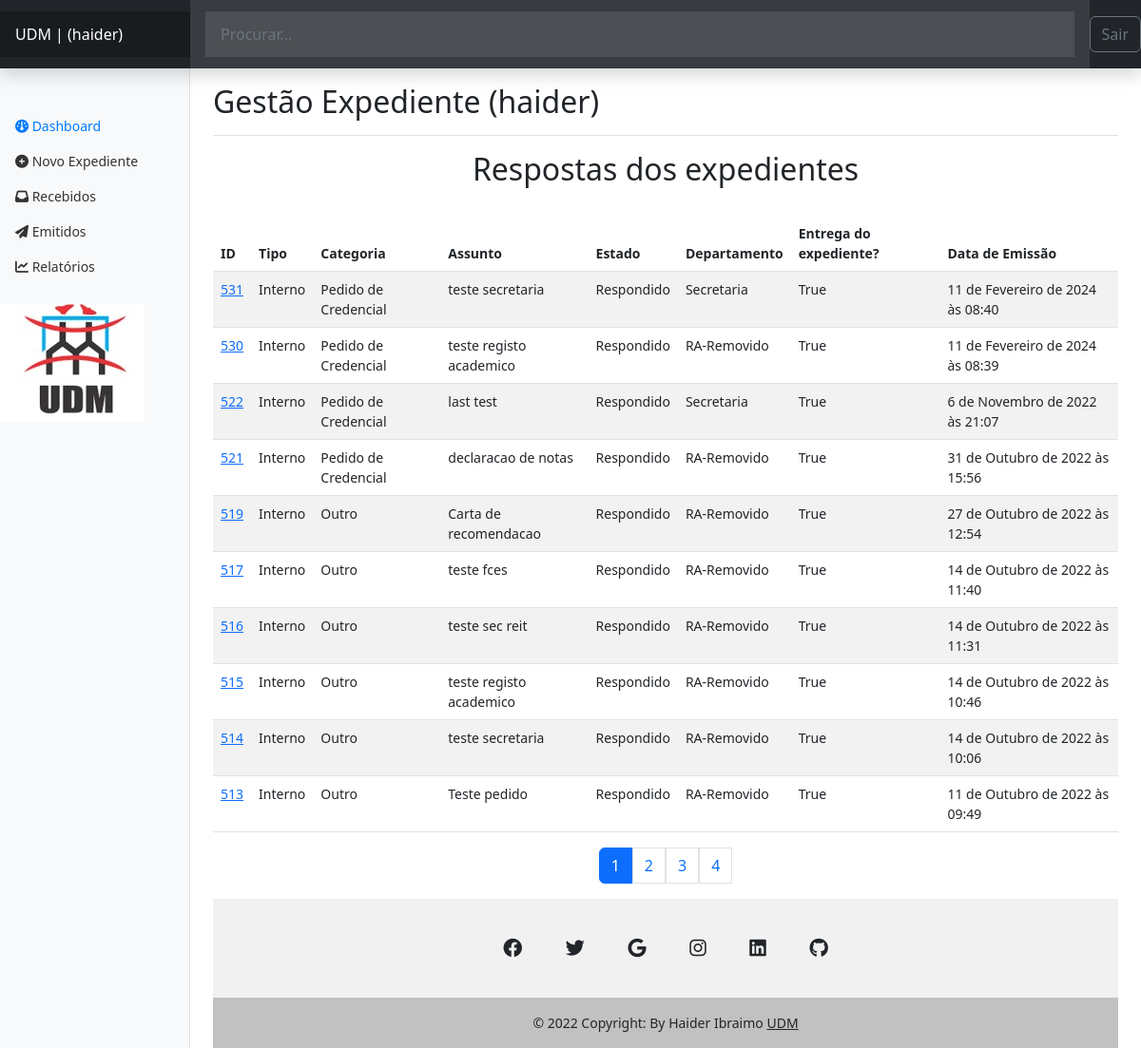
/authors/dashbord/expedient/recebidos (signed in), run on an earlier commit of the app's database.
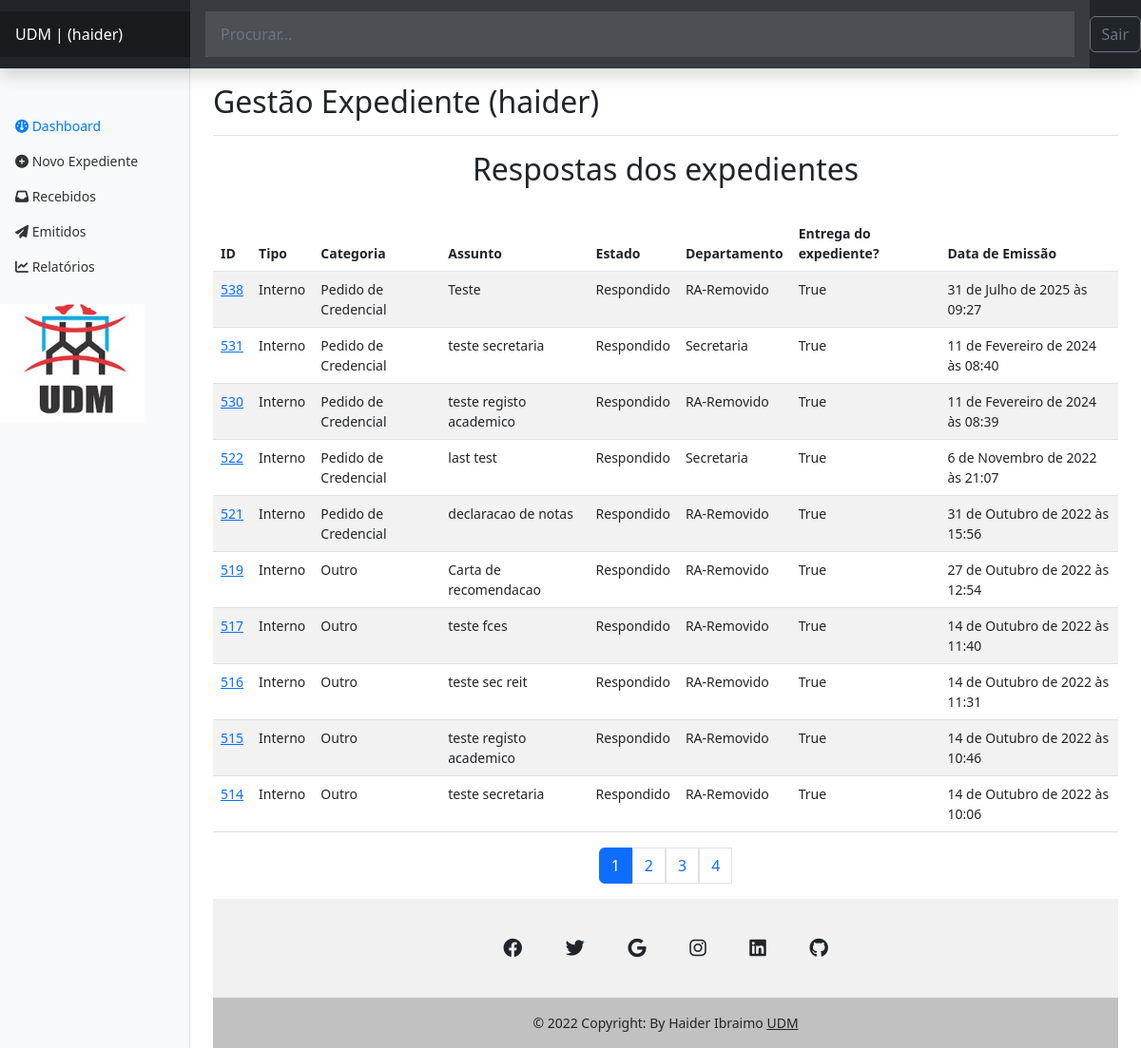
And on a later commit of the database.
### expedient/models.py (models this page shows, shortened)
class Expedient(models.Model):
    numero_Ex = models.IntegerField()
    tipo = models.CharField(max_length=50)
    departamento = models.CharField(max_length=100)
    categoria = models.CharField(max_length=100)
    assunto = models.CharField(max_length=150, null=False, )
    prioridade = models.CharField(max_length=20)
    confidencial = models.BooleanField(default=False)
    descricao = models.TextField(null=True, )
    estado = models.CharField(max_length=20)
    anexo = models.FileField(
        upload_to='expedient/uploads/%Y/%m/%d/', null=True,)
    data_emissao = models.DateTimeField(auto_now_add=True)
    data_recepcao = models.DateTimeField(auto_now=True)
    recebido = models.BooleanField(default=False)
    slug = models.SlugField()
    departamento = models.ForeignKey(
        Departamento, on_delete=models.SET_NULL, null=True, default=None)
    usuario = models.ForeignKey(User, on_delete=models.SET_NULL, null=True)

class Departamento(models.Model):
    nome = models.CharField(max_length=65)
    def __str__(self):
        return self.nome

### authors/views.py (the view)
# urls.py: path('dashbord/expedient/recebidos', views.dashbord_expedient_recebidos,
@login_required(login_url='authors:login', redirect_field_name='next')
def dashbord_expedient_recebidos(request):
    expedients = Expedient.objects.filter(recebido=True, estado='Respondido',
                                          usuario=request.user,
                                          )
    funcionario = Funcionario.objects.filter(author=request.user).first()
    page_obj, pagination_range = make_pagination(
        request, expedients, PER_PAGE)
    return render(request,
                  'authors/pages/dashbord_recebidos.html', context={
                      'expedients': page_obj,
                      'pagination_range': pagination_range,
                      'funcionario': funcionario,
                  }
                  )

### authors/templates/authors/pages/dashbord_recebidos.html (shortened to what this page needs)
{% extends 'global/base.html' %}
{% block content %}
<h2 align="center">Respostas dos expedientes</h2>
<br>
  <table class="table table-striped table-hover">
    <thead>
     <tr>
        <th>ID </th>
        <th>Tipo</th>
        <th>Categoria</th>
        <th>Assunto</th>
        <th>Estado</th>
        <th>Departamento</th>
        <th>Entrega do expediente?</th>
        <th>Data de Emissão</th>
     </tr>
      </thead>
    {% for expedient in expedients %}
    <tr>
        <td> <a href="{% url 'authors:dashbord_expedient_detail' expedient.id %}">{{ expedient.id }}</a> </td>
        <td>{{ expedient.tipo }}</td>
        <td>{{ expedient.categoria }}</td>
        <td>{{ expedient.assunto }}</td>
        <td>{{ expedient.estado }}</td>
        <td>{{ expedient.departamento }}</td>
        <td>{{ expedient.recebido }}</td>
        <td>{{ expedient.data_emissao }}</td>
     </tr>
    {% empty %}
        <p style="color:red">Não tens nenhum expediente respondido, aguarde.</p>
    {% endfor %}
</table>
{% endblock content %}

### base_templates/global/base.html (shortened to what this page needs)
<!DOCTYPE html>
<html lang="pt-BR">
<head>
    {% include 'expedient/partials/head.html' %}
</head>
<body>
    {% include 'expedient/partials/header.html' %}
    <main class="main-content-container">
        {% block content %}{% endblock content %}
        {% include 'expedient/partials/pagination.html' %}
    </main>
    {% include 'expedient/partials/footer.html' %}
</body>
</html>

### expedient/templates/expedient/partials/head.html (shortened to what this page needs)
{% load static %}
<link rel="stylesheet" href="{% static 'global/css/bootstrap.min.css' %}">
<link rel="stylesheet" href="https://cdnjs.cloudflare.com/ajax/libs/font-awesome/6.2.0/css/fontawesome.min.css" />
<link rel="stylesheet" href="https://cdnjs.cloudflare.com/ajax/libs/font-awesome/6.2.0/css/brands.min.css" />
<link rel="stylesheet" href="https://cdnjs.cloudflare.com/ajax/libs/font-awesome/6.2.0/css/solid.min.css" />
<link rel="stylesheet" href="https://cdnjs.cloudflare.com/ajax/libs/font-awesome/6.2.0/css/all.min.css" />
<link rel="stylesheet" href="{% static 'expedient/css/dashboard.css' %}">

### expedient/templates/expedient/partials/header.html (shortened to what this page needs)
{% if request.user.is_authenticated %}
<header class="navbar navbar-dark sticky-top bg-dark flex-md-nowrap p-0 shadow">
    <a class="navbar-brand col-md-3 col-lg-2 me-0 px-3 fs-6" href="{% url 'authors:dashbord' %}">UDM  | ({{ request.user.username }}) </a>
    <form action="{% url 'authors:search' %}" method="get" class="form-control form-control-dark w-100 rounded-0 border-0">
    <input class="form-control form-control-dark w-100 rounded-0 border-0" type="text" placeholder="Procurar..." name="search"  aria-label="Search" value="{{ search_term }}">
    </form>
    <div class="navbar-nav">
      <div class="nav-item text-nowrap">
        <form action="{% url 'authors:logout' %}" method="POST">
          <button class="btn btn-outline-secondary" type="submit"> Sair</button>
      </form>
      </div>
    </div>
  </header>
  <div class="container-fluid">
    <div class="row">
      <nav id="sidebarMenu" class="col-md-3 col-lg-2 d-md-block bg-light sidebar collapse">
        <div class="position-sticky pt-3 sidebar-sticky">
          <ul class="nav flex-column"  style="padding-top: 25%;">
            <li class="nav-item">
              <a class="nav-link active" aria-current="page" href="{% url 'authors:dashbord' %}">
                <i class="fa-solid fa-gauge"></i>
                Dashboard
              </a>
            </li>
            <li class="nav-item">
              <a class="nav-link" href="{% url 'authors:dashbord_expedient_new' %}">
               <i class="fa-sharp fa-solid fa-circle-plus"></i>
              Novo Expediente
              </a>
            </li>
            <li class="nav-item">
              <a class="nav-link" href="{% url 'authors:dashbord_expedient_recebidos' %}">
                <i class="fa-sharp fa-solid fa-inbox"></i>
                Recebidos
              </a>
            </li>
            <li class="nav-item">
              <a class="nav-link" href="{% url 'authors:dashbord_expedient_emitidos' %}">
                <i class="fa-sharp fa-solid fa-paper-plane"></i>
                Emitidos
              </a>
            </li>
            <li class="nav-item">
              <a class="nav-link" href="#">
                <i class="fa-sharp fa-solid fa-chart-line"></i>
                Relatórios
              </a>
            </li>
          </ul>
  <br>
  <marquee>
  <img  src="../../../media/expedient/images/udm.jpg " alt="" ></marquee>
        </div>
      </nav>
      <main class="col-md-9 ms-sm-auto col-lg-10 px-md-4">
        <div class="d-flex justify-content-between flex-wrap flex-md-nowrap align-items-center pt-3 pb-2 mb-3 border-bottom">
          <h1 class="h2">Gestão Expediente ({{request.user.username}}) </h1>
        </div>
{% endif %}

### expedient/templates/expedient/partials/pagination.html (shortened to what this page needs)
{% if expedients.has_other_pages %}
<div class="container">
    <nav aria-label="Page navigation example">
        <ul class="pagination justify-content-center">
            {% for page in pagination_range.pagination_range %}
                {% if pagination_range.current_page == page %}
                <li class="page-item active" aria-current="page">
                    <span class="page-link">{{ page }}</span>
                </li>
                {% else %}
                    <a class ="page-link page-item" href="?page={{ page }}{{ additional_url_query}}"> {{ page }} </a>
                {% endif %}
            {% endfor %}
        </ul>
    </nav>
</div>
{% endif %}

### expedient/templates/expedient/partials/footer.html (shortened to what this page needs)
{% load static %}
<footer class="text-center text-white" style="background-color: #f1f1f1;">
  <div class="container pt-4">
    <section class="mb-4">
      <a
        class="btn btn-link btn-floating btn-lg text-dark m-1"
        href="#!"
        role="button"
        data-mdb-ripple-color="dark"
        ><i class="fa-brands fa-facebook"></i></a>
      <a
        class="btn btn-link btn-floating btn-lg text-dark m-1"
        href="#!"
        role="button"
        data-mdb-ripple-color="dark"
        ><i class="fab fa-twitter"></i
      ></a>
      <a
        class="btn btn-link btn-floating btn-lg text-dark m-1"
        href="#!"
        role="button"
        data-mdb-ripple-color="dark"
        ><i class="fab fa-google"></i
      ></a>
      <a
        class="btn btn-link btn-floating btn-lg text-dark m-1"
        href="#!"
        role="button"
        data-mdb-ripple-color="dark"
        ><i class="fab fa-instagram"></i
      ></a>
      <a
        class="btn btn-link btn-floating btn-lg text-dark m-1"
        href="#!"
        role="button"
        data-mdb-ripple-color="dark"
        ><i class="fab fa-linkedin"></i
      ></a>
      <a
        class="btn btn-link btn-floating btn-lg text-dark m-1"
        href="#!"
        role="button"
        data-mdb-ripple-color="dark"
        ><i class="fab fa-github"></i
      ></a>
    </section>
  </div>
  <div class="text-center text-dark p-3" style="background-color: rgba(0, 0, 0, 0.2);">
    © 2022 Copyright: By Haider Ibraimo
    <a class="text-dark" href="https://udm.ac.mz"> UDM</a>
  </div>
</footer>

### base_static/expedient/css/dashboard.css (style rules this page uses)
body { font-size: .875rem; }
.sidebar { position: fixed; top: 0; bottom: 0; left: 0; z-index: 100; padding: 0; box-shadow: inset -1px 0 0 rgba(0, 0, 0, .1); }
.sidebar-sticky { position: -webkit-sticky; position: sticky; top: 48px; height: calc(100vh - 48px); padding-top: .5rem; overflow-x: hidden; overflow-y: auto; }
.sidebar .nav-link { font-weight: 500; color: #333; }
.sidebar .nav-link.active { color: #007bff; }
.navbar-brand { padding-top: .75rem; padding-bottom: .75rem; font-size: 1rem; background-color: rgba(0, 0, 0, .25); box-shadow: inset -1px 0 0 rgba(0, 0, 0, .25); }
.navbar .form-control { padding: .75rem 1rem; border-width: 0; border-radius: 0; }
.form-control-dark { color: #fff; background-color: rgba(255, 255, 255, .1); border-color: rgba(255, 255, 255, .1); }
.border-bottom { border-bottom: 1px solid #e5e5e5; }

What changed in the data, as far as the page shows it:
no longer on this page (row unchanged): Expedient: id "513", tipo "Interno", categoria "Outro", assunto "Teste pedido", estado "Respondido", departamento "RA-Removido", recebido "True", data_emissao "11 de Outubro de 2022 às 09:49"
added Expedient: id "538", tipo "Interno", categoria "Pedido de Credencial", assunto "Teste", estado "Respondido", departamento "RA-Removido", recebido "True", data_emissao "31 de Julho de 2025 às 09:27"
